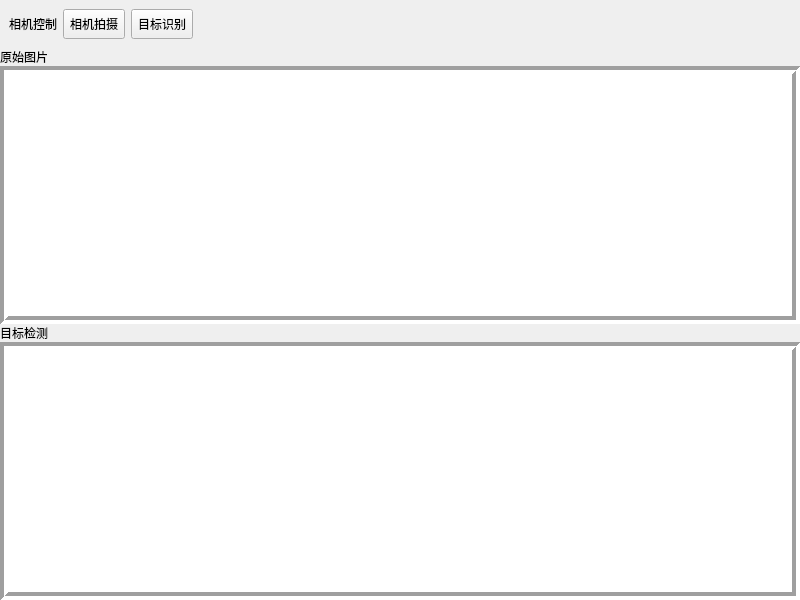
<?xml version="1.0" encoding="UTF-8"?>
<ui version="4.0">
 <class>ImageWidget</class>
 <widget class="QWidget" name="ImageWidget">
  <property name="geometry">
   <rect>
    <x>0</x>
    <y>0</y>
    <width>800</width>
    <height>600</height>
   </rect>
  </property>
  <property name="sizePolicy">
   <sizepolicy hsizetype="Preferred" vsizetype="Preferred">
    <horstretch>0</horstretch>
    <verstretch>0</verstretch>
   </sizepolicy>
  </property>
  <property name="windowTitle">
   <string>Form</string>
  </property>
  <layout class="QVBoxLayout" name="verticalLayout">
   <property name="spacing">
    <number>0</number>
   </property>
   <property name="leftMargin">
    <number>0</number>
   </property>
   <property name="topMargin">
    <number>0</number>
   </property>
   <property name="rightMargin">
    <number>0</number>
   </property>
   <property name="bottomMargin">
    <number>0</number>
   </property>
   <item>
    <widget class="QFrame" name="cameraControllerFrame">
     <property name="sizePolicy">
      <sizepolicy hsizetype="Maximum" vsizetype="Minimum">
       <horstretch>0</horstretch>
       <verstretch>0</verstretch>
      </sizepolicy>
     </property>
     <property name="frameShape">
      <enum>QFrame::Box</enum>
     </property>
     <property name="frameShadow">
      <enum>QFrame::Plain</enum>
     </property>
     <property name="lineWidth">
      <number>0</number>
     </property>
     <layout class="QHBoxLayout" name="horizontalLayout_10">
      <property name="spacing">
       <number>0</number>
      </property>
      <property name="leftMargin">
       <number>0</number>
      </property>
      <property name="topMargin">
       <number>0</number>
      </property>
      <property name="rightMargin">
       <number>0</number>
      </property>
      <property name="bottomMargin">
       <number>0</number>
      </property>
      <item>
       <widget class="QWidget" name="widget_4" native="true">
        <property name="sizePolicy">
         <sizepolicy hsizetype="Minimum" vsizetype="Minimum">
          <horstretch>0</horstretch>
          <verstretch>0</verstretch>
         </sizepolicy>
        </property>
        <layout class="QGridLayout" name="gridLayout_7">
         <property name="leftMargin">
          <number>9</number>
         </property>
         <item row="0" column="1">
          <widget class="QLabel" name="cameraControllerLabel">
           <property name="minimumSize">
            <size>
             <width>0</width>
             <height>20</height>
            </size>
           </property>
           <property name="maximumSize">
            <size>
             <width>16777215</width>
             <height>20</height>
            </size>
           </property>
           <property name="text">
            <string>相机控制</string>
           </property>
           <property name="indent">
            <number>0</number>
           </property>
          </widget>
         </item>
         <item row="0" column="3">
          <widget class="QToolButton" name="detectPhoto">
           <property name="minimumSize">
            <size>
             <width>60</width>
             <height>30</height>
            </size>
           </property>
           <property name="cursor">
            <cursorShape>PointingHandCursor</cursorShape>
           </property>
           <property name="text">
            <string>目标识别</string>
           </property>
           <property name="checkable">
            <bool>false</bool>
           </property>
          </widget>
         </item>
         <item row="0" column="2">
          <widget class="QToolButton" name="cameraTakePhoto">
           <property name="minimumSize">
            <size>
             <width>60</width>
             <height>30</height>
            </size>
           </property>
           <property name="cursor">
            <cursorShape>PointingHandCursor</cursorShape>
           </property>
           <property name="text">
            <string>相机拍摄</string>
           </property>
           <property name="checkable">
            <bool>false</bool>
           </property>
          </widget>
         </item>
        </layout>
       </widget>
      </item>
     </layout>
    </widget>
   </item>
   <item>
    <widget class="QLabel" name="label">
     <property name="text">
      <string>原始图片</string>
     </property>
    </widget>
   </item>
   <item>
    <widget class="QListWidget" name="needDetectImageWidget">
     <property name="frameShape">
      <enum>QFrame::Box</enum>
     </property>
     <property name="frameShadow">
      <enum>QFrame::Sunken</enum>
     </property>
     <property name="lineWidth">
      <number>4</number>
     </property>
     <property name="midLineWidth">
      <number>0</number>
     </property>
     <property name="dragDropMode">
      <enum>QAbstractItemView::NoDragDrop</enum>
     </property>
     <property name="selectionMode">
      <enum>QAbstractItemView::MultiSelection</enum>
     </property>
     <property name="iconSize">
      <size>
       <width>60</width>
       <height>60</height>
      </size>
     </property>
     <property name="movement">
      <enum>QListView::Static</enum>
     </property>
     <property name="resizeMode">
      <enum>QListView::Adjust</enum>
     </property>
     <property name="viewMode">
      <enum>QListView::IconMode</enum>
     </property>
     <property name="sortingEnabled">
      <bool>false</bool>
     </property>
    </widget>
   </item>
   <item>
    <widget class="QLabel" name="label_2">
     <property name="text">
      <string>目标检测</string>
     </property>
    </widget>
   </item>
   <item>
    <widget class="QListWidget" name="detectedImageWidget">
     <property name="sizePolicy">
      <sizepolicy hsizetype="Expanding" vsizetype="MinimumExpanding">
       <horstretch>0</horstretch>
       <verstretch>0</verstretch>
      </sizepolicy>
     </property>
     <property name="minimumSize">
      <size>
       <width>0</width>
       <height>100</height>
      </size>
     </property>
     <property name="frameShape">
      <enum>QFrame::Box</enum>
     </property>
     <property name="frameShadow">
      <enum>QFrame::Sunken</enum>
     </property>
     <property name="lineWidth">
      <number>4</number>
     </property>
     <property name="dragDropMode">
      <enum>QAbstractItemView::NoDragDrop</enum>
     </property>
     <property name="selectionMode">
      <enum>QAbstractItemView::NoSelection</enum>
     </property>
     <property name="iconSize">
      <size>
       <width>60</width>
       <height>60</height>
      </size>
     </property>
     <property name="movement">
      <enum>QListView::Static</enum>
     </property>
     <property name="resizeMode">
      <enum>QListView::Adjust</enum>
     </property>
     <property name="viewMode">
      <enum>QListView::IconMode</enum>
     </property>
    </widget>
   </item>
  </layout>
 </widget>
 <resources/>
 <connections/>
</ui>
